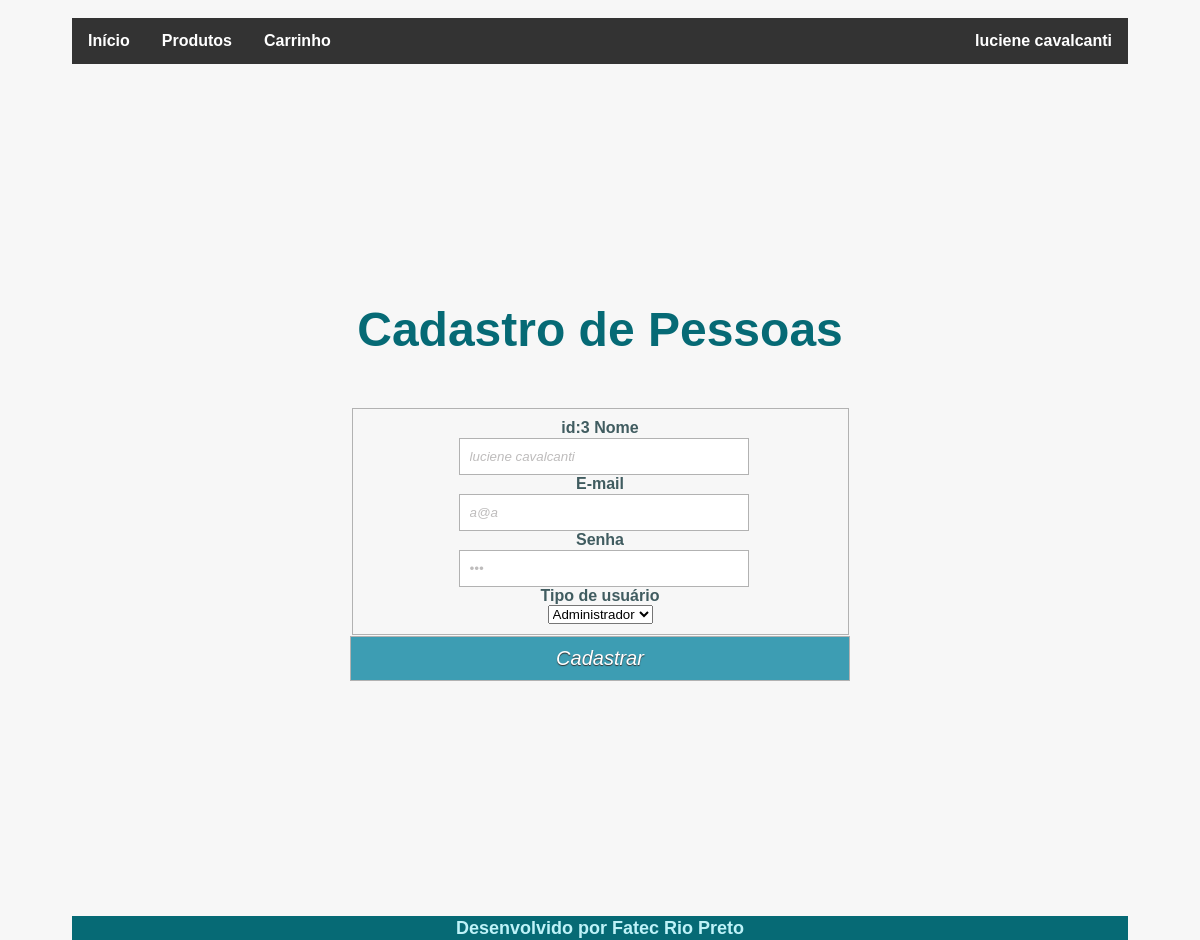
Page /main/pessoas/editarpessoa.php?id=3 (signed in) on the committed database.
### tables this page shows
CREATE TABLE `pessoas` (
  `id` int(11) NOT NULL,
  `nome` varchar(200) NOT NULL,
  `email` varchar(200) NOT NULL,
  `senha` varchar(20) NOT NULL,
  `tipo` int(11) NOT NULL
);

### main/pessoas/editarpessoa.php (the view, shortened to what this page needs)
<?php
require_once "../topo.php";
    if(!isset($_SESSION['usuarioLogado']) ||
        $_SESSION['usuarioLogado']==false){
        echo "<p>Você não tem permissão para
         executar esta página</p>";
    } else {
    if ($_SESSION['tipoUsuario'] == 1) {
        if (isset($_GET['id'])) {
            $var_id = $_GET['id'];
            try {
                require_once "../conexao.php";
                $sql = "SELECT * from pessoas where id=$var_id";
                $resultado = $conexao->query($sql);
                $dados = $resultado->fetchAll(PDO::FETCH_ASSOC);
                foreach ($dados as $linha) {
?>
                        <div class="content">
                        <h3 id="titulo">Cadastro de Pessoas</h3>
                        <fieldset class="form">
                        <form name="form1" action="atualizarpessoa.php"
                        method="post">
                        <label for="id">id:<?php echo $linha['id']; ?></label>
                        <label for="nome">Nome</label>
                        <input type="text" name="nome" required
                        value="<?php echo $linha['nome']; ?>"><br>
                        <label for="E-mail">E-mail</label>
                        <input type="email" name="email" required
                        value="<?php echo $linha['email']; ?>"><br>
                        <label for="senha">Senha</label>
                        <input type="password" name="senha" required
                        value="<?php echo $linha['senha']; ?>"><br>
                        <label for="tipo">Tipo de usuário</label><br>
                        <select name="tipo">
                            <?php
                            echo "<option value='1'";
                            if($linha['tipo']==1)
                                 echo " selected";
                            echo ">Administrador</option>";
                            ?>
                        </select><br>
                    </fieldset>
                        <input class="botao" type="submit" value="Cadastrar">
                        </div>
                        <?php
                }
            } catch (Exception $erro) {
                die("Erro: <code>" . $erro->getMessage() . "</code>");
            }
        } else {
            echo "<p>Selecione um registro,
                clique <a href='listarpessoas.php'>aqui</a></p>";
        }
    }else
        echo "<p>Você não tem permissão
        para executar esta ação.</p>";
}
require_once "../rodape.php";
?>

### main/estilos.css (style rules this page uses)
* { margin:0; padding:0; font-family: Arial,sans-serif; }
div { display: block; }
body { min-height: 560px; flex-direction: column; font-weight: bold; text-align: center; display: block; position:absolute; height:570px; top: 0px; width: 88%; padding: 18px 6% 60px 6%; margin: 0 0 35px 0; background: rgb(247, 247, 247); }
h3 { font-size: 48px; color: #066a75; padding: 2px 0 10px 0; font-family: Arial,sans-serif; font-weight: bold; text-align: center; padding-bottom: 100px; display: block; width: 100%; height: 2px; margin-top: 200px; }
label { color: #405c60; position: relative; }
.content { width: 500px; min-height: 560px; margin: 0px auto; position: relative; }
fieldset { display: inline-flex; margin-inline-start: 0px; flex-direction: column; justify-content: space-between; align-items: center; width: 95%; margin-top: 4px; padding: 10px; border: 1px solid #b2b2b2; }
.botao { width: 100%!important; cursor: pointer; background: rgb(61, 157, 179); padding: 8px 5px; color: #fff; font-size: 20px; border: 1px solid #fff; margin-bottom: 10px; text-shadow: 0 1px 1px #333; }
input { color: #bebcbc; font-style: italic; }
input { outline: none; }
input:not([type="checkbox"]) { width: 95%; margin-top: 1px; padding: 10px; border: 1px solid #b2b2b2; }

### rows in the picture
pessoas: id "3", nome "luciene cavalcanti", email "a@a", tipo "Administrador"

### other values in the picture
$_SESSION['nomeUsuario'] "luciene cavalcanti"
